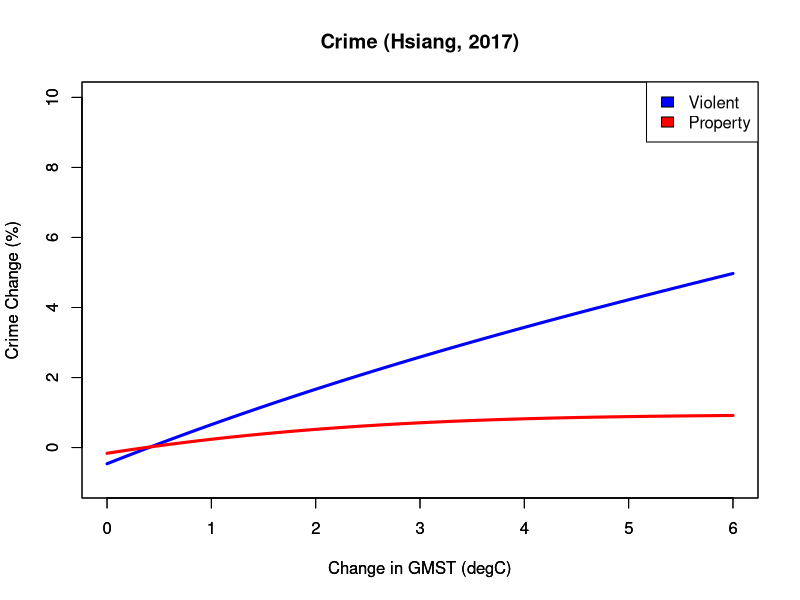

Write R code to recreate this figure.

# S. Hsiang, R. Kopp, et al, "Estimating Economic Damage in the United States from Climate Change", Science 356, 1362-1369 (2017).  Using table S15 from the supplementary information, quadratic-fit column.  t is change in GMST in degC.  Value returned is change in crime in percent.

# Define functions for violent and property crime.  Last number in function name indicates order of fit.
vcrime3 <- function(t) {-0.462 + 1.177*t - 0.0621*t^2 + 0.00281*t^3}
pcrime3 <- function(t) {-0.163 + 0.466*t - 0.0695*t^2 + 0.00364*t^3}

# Make plot.
ylimits <- c(-1,10)
plot(vcrime3,0,6, ylim=ylimits, main="Crime (Hsiang, 2017)", col="blue", lwd=3, xlab="Change in GMST (degC)", ylab="Crime Change (%)")
par(new=TRUE)
plot(pcrime3,0,6, ylim=ylimits, col="red", lwd=3, xlab="Change in GMST (degC)", ylab="Crime Change (%)")
par(new=TRUE)
legend("topright", c("Violent", "Property"), fill=c("blue","red"))
